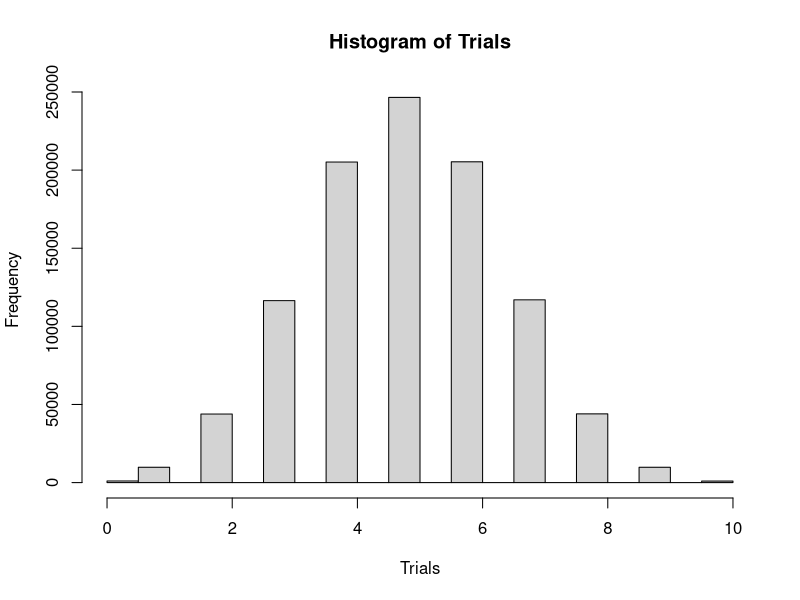
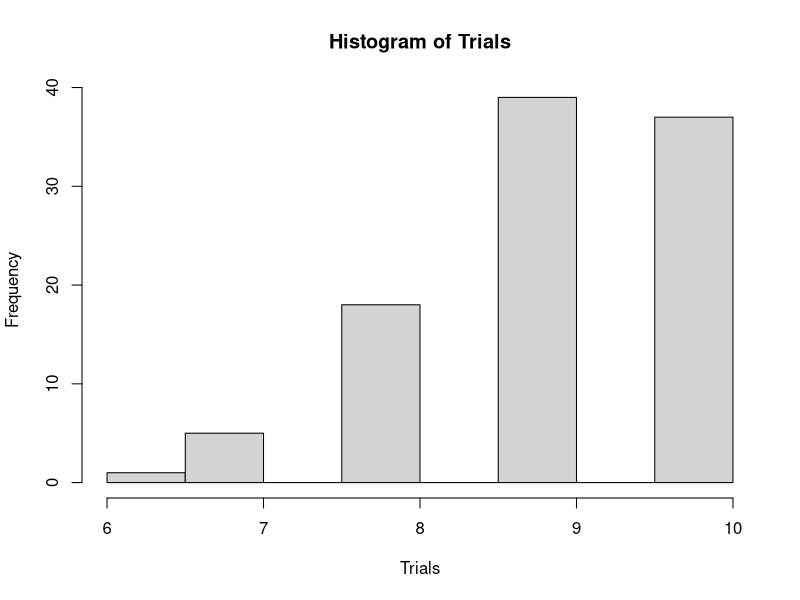

R code for these plots, in order:
## ---- chunk 1
knitr::opts_chunk$set(echo = TRUE)
## ---- chunk 2
#  Having R flip one coin:
Trial <- rbinom(n = 1, size = 1, prob = .5)
ifelse(Trial == 1, 'Heads','Tails')
## ---- chunk 3
Trial <- rbinom(n = 10, size = 1, prob = .5)
ifelse(Trial == 1, 'Heads','Tails')
## ---- chunk 4
#  To do sets of 10 -- this prints the 
#  "Trial Result"  -- the number of
#   heads in one trial of 10 tosses:
rbinom(n = 1, size = 10, prob = .5)
## ---- chunk 5
#  Same thing with bigger n
Trials <- rbinom(n = 1000000, size = 10, prob = .5)
hist(Trials)
table(Trials)
## ---- chunk 6
#  Having R do one free throw:
Trial <- rbinom(n = 1, size = 1, prob = .9)
ifelse(Trial == 1, 'Make', "Miss")

#  To do all 10 at once:
Trial <- rbinom(n = 10, size = 1, prob = .9)
ifelse(Trial == 1, 'Make', "Miss")

#  To do sets of 10 -- this prints the 
#  "Trial Result"  -- the number of
#   Made free throws in 10 attempts: 
Trials <- rbinom(n = 1, size = 10, prob = .9)
Trials
#    Do a bunch of trials:
Trials <- rbinom(n = 100, size = 10, prob = .9)
hist(Trials)
table(Trials)
## ---- chunk 7

## ---- chunk 8

